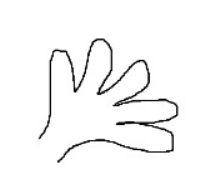
#> input picture p0624/image/02_test.PNG, 221 x 196 px
$ python 02_check_convexity.py
#> lines starting #> are read from the running program, lines starting #| are printed output that depends on the picture; after the words box and inside, x2 and y2 are one past the last pixel; in counts of white or black regions, pixels touching at a corner belong together
import cv2
import numpy as np
from matplotlib import pyplot as plt

img = cv2.imread('image/02_test.PNG')
#> img is the input picture: shape (196, 221, 3); min 0, max 255, mean 247.4
img1 = img.copy()

imgray = cv2.cvtColor(img, cv2.COLOR_BGR2GRAY)
ret, thresh = cv2.threshold(imgray, 127, 255, 0)
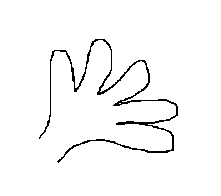
#> thresh: shape (196, 221); 97.1% white; black in thin lines or dots, all inside (x1, y1, x2, y2) = (39, 39, 178, 163)

contours, hierachy = cv2.findContours(thresh, cv2.RETR_TREE, cv2.CHAIN_APPROX_SIMPLE)
#> contours = 3 contours, 1 with area under 20; largest, box (x1, y1, x2, y2) and area: (0, 0, 221, 196) 42900, (38, 38, 179, 164) 1888

cnt = contours[1]
#> cnt = contour of 515 points, box (x1, y1, x2, y2) (38, 38, 179, 164), area 1888

x, y, w, h = cv2.boundingRect(cnt)
#> x = 38; y = 38; w = 141; h = 126
img1 = cv2.rectangle(img1, (x, y), (x + w, y + h), (0, 255, 0), 3)  # green

rect = cv2.minAreaRect(cnt)
#> rect = ((105.8, 97.81), (142.3, 121.1), -5.24)
box = cv2.boxPoints(rect)
#> box = [[40.44, 164.6], [29.38, 44.02], [171.1, 31.02], [182.2, 151.6]]
box = np.int0(box)
#> box = [[40, 164], [29, 44], [171, 31], [182, 151]]
img1 = cv2.drawContours(img1, [box], 0, (0, 0, 255), 3)  # blue

(x, y), radius = cv2.minEnclosingCircle(cnt)
#> x = 109.5; y = 104.2; radius = 79.09
center = (int(x), int(y))
#> center = (109, 104)
radius = int(radius)
#> radius = 79
img1 = cv2.circle(img1, center, radius, (255, 255, 0), 3)  # yellow

# Fitting an Ellipse
ellipse = cv2.fitEllipse(cnt)
#> ellipse = ((102.4, 104.6), (103.8, 135.9), 105.1)
img1 = cv2.ellipse(img1, ellipse, (255, 0, 0), 3)  # red
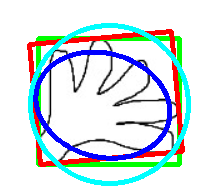
#> img1: shape (196, 221, 3); mean B, G, R 229.8, 226.5, 215.3

titles = ['Original', 'Result']
images = [img, img1]

for i in range(2):
    plt.subplot(1, 2, i + 1), plt.title(titles[i]), plt.imshow(images[i])
    plt.xticks([]), plt.yticks([])

plt.show()
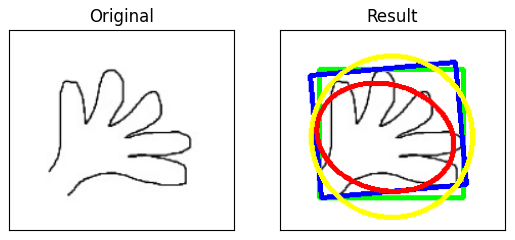
#> figure drawn by matplotlib, 2 panels; B, G, R data is drawn as R, G, B

$ run again, with p0624/image/03_test.PNG copied over p0624/image/02_test.PNG
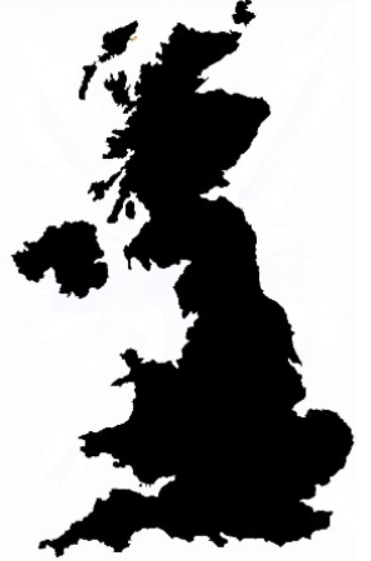
#> input picture p0624/image/03_test.PNG, 371 x 561 px
#> img is the input picture: shape (561, 371, 3); mean B, G, R 157.2, 157, 157
#> `ret, thresh = cv2.threshold(imgray, 127, 255, 0)`:
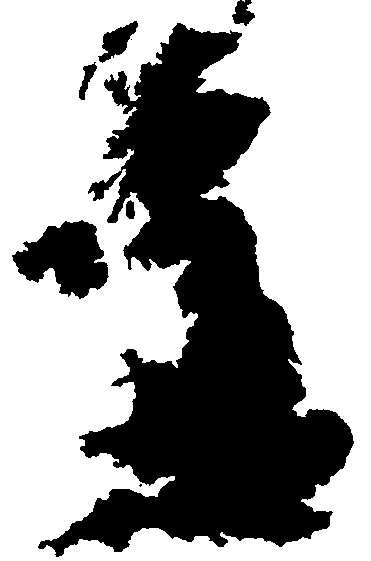
#> thresh: shape (561, 371); 61.9% white; 8 black regions (2 under 20 px)
#> contours = 9 contours, 3 with area under 20; largest, box (x1, y1, x2, y2) and area: (0, 0, 371, 561) 206795, (37, 22, 355, 558) 74364, (11, 219, 110, 300) 4790, (97, 20, 139, 64) 826, (78, 61, 98, 101) 327, (125, 199, 136, 220) 160
#> cnt = contour of 53 points, box (x1, y1, x2, y2) (0, 0, 371, 561), area 206795
#> `x, y, w, h = cv2.boundingRect(cnt)`: x = 0; w = 371; h = 561
#> rect = ((185, 280), (560, 370), -90)
#> `box = cv2.boxPoints(rect)`: box = [[370, 560], [-1.71e-14, 560], [0, 0], [370, 0]]
#> `box = np.int0(box)`: box = [[370, 560], [0, 560], [0, 0], [370, 0]]
#> `(x, y), radius = cv2.minEnclosingCircle(cnt)`: x = 185; y = 280; radius = 335.6
#> center = (185, 280)
#> `radius = int(radius)`: radius = 335
#> ellipse = ((192.8, 280.6), (534, 1191.1), 90.16)
#> `plt.show()`:
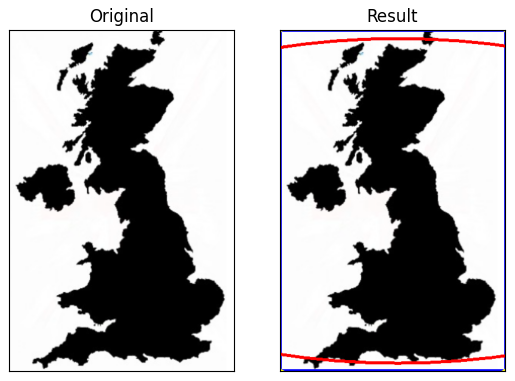
#> figure drawn by matplotlib, 2 panels; B, G, R data is drawn as R, G, B
